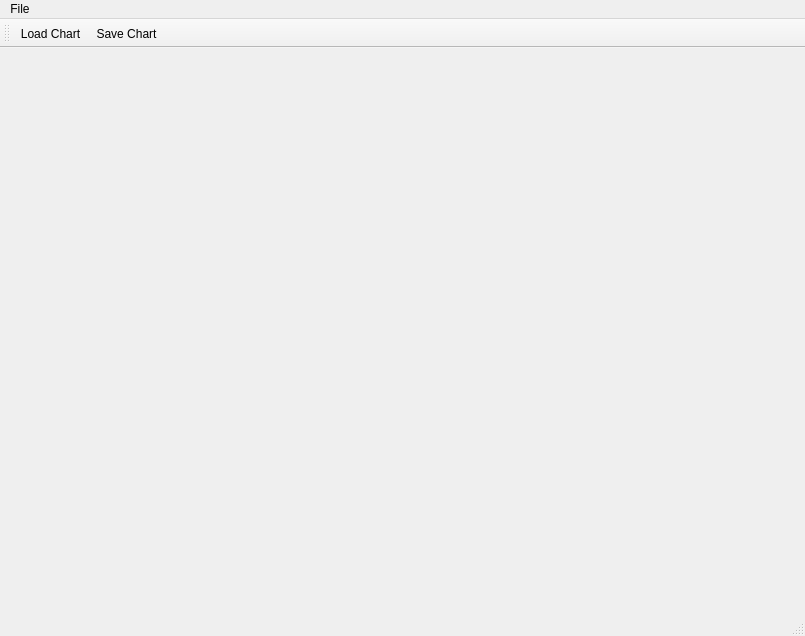
<?xml version="1.0" encoding="UTF-8"?>
<ui version="4.0">
 <class>ChartViewer</class>
 <widget class="QMainWindow" name="ChartViewer">
  <property name="geometry">
   <rect>
    <x>0</x>
    <y>0</y>
    <width>805</width>
    <height>636</height>
   </rect>
  </property>
  <property name="windowTitle">
   <string>ChartViewer</string>
  </property>
  <widget class="ChartView" name="centralwidget"/>
  <widget class="QMenuBar" name="menubar">
   <property name="geometry">
    <rect>
     <x>0</x>
     <y>0</y>
     <width>805</width>
     <height>21</height>
    </rect>
   </property>
   <widget class="QMenu" name="menuFile">
    <property name="title">
     <string>File</string>
    </property>
    <addaction name="actionLoad_Chart"/>
    <addaction name="actionSave_Chart"/>
   </widget>
   <addaction name="menuFile"/>
  </widget>
  <widget class="QStatusBar" name="statusbar"/>
  <widget class="QToolBar" name="toolBar">
   <property name="windowTitle">
    <string>toolBar</string>
   </property>
   <attribute name="toolBarArea">
    <enum>TopToolBarArea</enum>
   </attribute>
   <attribute name="toolBarBreak">
    <bool>false</bool>
   </attribute>
   <addaction name="actionLoad_Chart"/>
   <addaction name="actionSave_Chart"/>
  </widget>
  <action name="actionLoad_Chart">
   <property name="icon">
    <iconset resource="icons.qrc">
     <normaloff>:/new/ikonice/icons/icon_load.png</normaloff>:/new/ikonice/icons/icon_load.png</iconset>
   </property>
   <property name="text">
    <string>Load Chart</string>
   </property>
  </action>
  <action name="actionSave_Chart">
   <property name="icon">
    <iconset resource="icons.qrc">
     <normaloff>:/new/ikonice/icons/icon_save.png</normaloff>:/new/ikonice/icons/icon_save.png</iconset>
   </property>
   <property name="text">
    <string>Save Chart</string>
   </property>
  </action>
 </widget>
 <customwidgets>
  <customwidget>
   <class>ChartView</class>
   <extends>QWidget</extends>
   <header location="global">chartview.h</header>
   <container>1</container>
  </customwidget>
 </customwidgets>
 <resources>
  <include location="icons.qrc"/>
 </resources>
 <connections/>
</ui>
